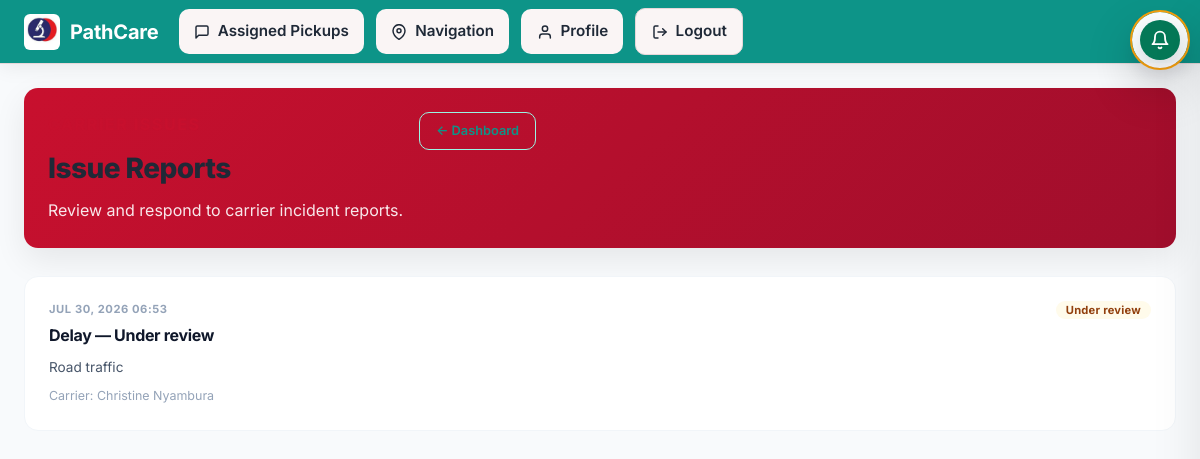
The page /carrier/issues/ (signed in) on the database its author committed.
### tracking/models.py (models this page shows, shortened)
class CarrierIssue(models.Model):
    class Category(models.TextChoices):
        ACCIDENT = "accident", "Accident"
        PUNCTURE = "puncture", "Puncture"
        DELAY = "delay", "Delay"
        VEHICLE = "vehicle", "Vehicle issue"
        OTHER = "other", "Other"
    class Status(models.TextChoices):
        REPORTED = "reported", "Reported"
        UNDER_REVIEW = "under_review", "Under review"
        RESOLVED = "resolved", "Resolved"
    id = models.UUIDField(primary_key=True, default=uuid.uuid4, editable=False)
    carrier = models.ForeignKey(
        "Carrier",
        on_delete=models.CASCADE,
        related_name="issues",
    )
    order = models.ForeignKey(
        "Order",
        on_delete=models.SET_NULL,
        null=True,
        blank=True,
        related_name="issues",
    )
    category = models.CharField(max_length=24, choices=Category.choices, default=Category.OTHER)
    description = models.TextField()
    status = models.CharField(max_length=32, choices=Status.choices, default=Status.REPORTED)
    created_at = models.DateTimeField(auto_now_add=True)
    updated_at = models.DateTimeField(auto_now=True)

class Carrier(models.Model):
    class Status(models.TextChoices):
        AVAILABLE = "available", "Available"
        ON_JOB = "on_job", "On job"
        OFFLINE = "offline", "Offline"
    id = models.UUIDField(primary_key=True, default=uuid.uuid4, editable=False)
    user = models.OneToOneField(
        settings.AUTH_USER_MODEL,
        on_delete=models.CASCADE,
        related_name="carrier_profile",
        null=True,
        blank=True,
    )
    phone = models.CharField(max_length=32)
    vehicle = models.OneToOneField(
        'Vehicle',
        on_delete=models.SET_NULL,
        null=True,
        blank=True,
        related_name='carrier',
    )
    vehicle_type = models.CharField(max_length=64, blank=True)
    vehicle_plate = models.CharField(max_length=32, blank=True)
    status = models.CharField(max_length=16, choices=Status.choices, default=Status.AVAILABLE)
    current_latitude = models.FloatField(null=True, blank=True)
    current_longitude = models.FloatField(null=True, blank=True)
    last_location_update = models.DateTimeField(null=True, blank=True)
    is_active = models.BooleanField(default=True)
    @property
    def display_name(self):
        try:
            user = self.user
        except Exception:
            return "Unnamed carrier"
        if user is None:
            return "Unnamed carrier"
        return user.get_full_name() or user.username

### accounts/models.py (models this page shows, shortened)
class User(AbstractUser):
    class Role(models.TextChoices):
        SUPER_ADMIN = "super_admin", "Super Admin"
        DISPATCHER = "dispatcher", "Dispatcher"
        CARRIER = "carrier", "Carrier"
        CLIENT = "client", "Client"
        LAB_STAFF = "lab_staff", "Lab Staff"
    role = models.CharField(max_length=20, choices=Role.choices, default=Role.DISPATCHER)
    phone = models.CharField(max_length=32, blank=True)
    department = models.CharField(max_length=100, blank=True)
    objects = PathcareUserManager()
    def is_carrier(self):
        return not self.is_superuser and self.role == self.Role.CARRIER

### tracking/views.py (the view)
# urls.py: path("carrier/issues/", views.carrier_issue_list, name="carrier_issue_list"),
@role_required("super_admin", "dispatcher", "carrier")
def carrier_issue_list(request):
    if request.user.is_carrier():
        carrier = getattr(request.user, "carrier_profile", None)
        issues = CarrierIssue.objects.filter(carrier=carrier)
    else:
        issues = CarrierIssue.objects.all()
    issues = issues.select_related("carrier__user", "order").order_by("-created_at")
    return render(request, "tracking/carrier_issue_list.html", {
        "issues": issues,
    })

### tracking/context_processors.py (called while the page is built)
def notifications(request):
    if not request.user.is_authenticated:
        return {}
    try:
        unread = Notification.objects.filter(user=request.user, is_read=False).count()
        recent = Notification.objects.filter(user=request.user).order_by("-created_at")[:10]
        return {"notifications_unread_count": unread, "notifications_list": recent}
    except Exception:
        return {}

### tracking/templates/tracking/carrier_issue_list.html (shortened to what this page needs)
{% extends "tracking/base.html" %}
{% block content %}
<div class="hero-card">
  <div style="display:flex;justify-content:space-between;align-items:flex-start;gap:var(--space-md);flex-wrap:wrap;">
    <div>
      <p class="eyebrow">Carrier Issues</p>
      <h1>Issue Reports</h1>
      <p>Review and respond to carrier incident reports.</p>
    </div>
    <a class="btn btn--outline btn--sm" href="{% url 'tracking:dashboard' %}">← Dashboard</a>
  </div>
</div>
{% if issues %}
  <div class="issue-list">
    {% for issue in issues %}
      <div class="issue-card">
        <div class="issue-card-header">
          <div>
            <p class="eyebrow">{{ issue.created_at|date:"M d, Y H:i" }}</p>
            <h2><a href="{% url 'tracking:carrier_issue_detail' issue.pk %}">{{ issue.get_category_display }} — {{ issue.get_status_display }}</a></h2>
          </div>
          <span class="badge badge--warning">{{ issue.get_status_display }}</span>
        </div>
        <p>{{ issue.description|linebreaksbr }}</p>
        <p class="meta">Carrier: {{ issue.carrier.display_name }}{% if issue.order %} · {{ issue.order.reference_code }}{% endif %}</p>
      </div>
    {% endfor %}
  </div>
{% endif %}
{% endblock %}

### tracking/static/tracking/css/style.css (style rules this page uses)
html { font-size: 16px; -webkit-font-smoothing: antialiased; -moz-osx-font-smoothing: grayscale; }
body { font-family: var(--font-sans); font-size: 1rem; line-height: 1.5; color: var(--text-main); }
:root { --font-sans: 'Inter', -apple-system, BlinkMacSystemFont, "Segoe UI", Roboto, sans-serif; --bg-primary: #FAF5F5; --bg-secondary: #FDE7EA; --panel-bg: #FFFFFF; --border-color: #E6D7D9; --text-main: #1F2937; --text-muted: #6B7280; --text-faint: #9CA3AF; --text-inverse: #FFFFFF; --primary: #C8102E; --primary-strong: #97001F; --primary-soft: #FDE7EA; --primary-hover: #A00E2C; --primary-soft-text: #7A0D24; --success: #2E7D32; --success-hover: #27692b; --success-soft: #E6F4EA; --success-soft-text: #165b2f; --warning: #ED6C02; --warning-hover: #d75a00; --warning-soft: #FFF4E6; --warning-soft-text: #7a3f00; --danger: #E74C3C; --danger-hover: #C0392B; --danger-soft: #FDF0EE; --danger-soft-text: #A0423C; --info: #546E7A; --shadow-sm: 0 1px 2px 0 rgba(0, 0, 0, 0.05); --shadow-md: 0 6px 18px rgba(16,24,40,0.06); --shadow-lg: 0 12px 30px rgba(16,24,40,0.08); --shadow-xl: 0 24px 60px rgba(16,24,40,0.10); --radius-sm: 8px; --radius-md: 12px; --radius-lg: 14px; --radius-xl: 20px; }
* { box-sizing: border-box; margin: 0; padding: 0; }
body { font-family: var(--font-sans); background-color: var(--bg-primary); color: var(--text-main); line-height: 1.5; -webkit-font-smoothing: antialiased; -moz-osx-font-smoothing: grayscale; }
.hero-card, .panel, .detail-card, .sidebar-panel, .alert-card, .mobile-card { background-color: var(--panel-bg); border: 1px solid var(--border-color); border-radius: var(--radius-lg); padding: 1.5rem; box-shadow: var(--shadow-md); margin-bottom: 1.75rem; transition: box-shadow 0.25s ease, transform 0.25s ease; }
.hero-card { display: flex; justify-content: space-between; align-items: center; gap: 2rem; background: linear-gradient(135deg, var(--primary) 0%, var(--primary-hover) 100%); color: var(--text-inverse); border: none; box-shadow: var(--shadow-lg); }
.hero-card h1 { font-size: 1.75rem; font-weight: 800; margin-bottom: 0.5rem; }
.hero-card p { opacity: 0.9; font-size: 1rem; max-width: 600px; }
h1, h2, h3, h4, h5, h6 { font-weight: 700; letter-spacing: -0.02em; color: var(--text-main); margin-bottom: 0.5rem; }
.eyebrow { text-transform: uppercase; letter-spacing: 0.1em; font-size: 0.75rem; color: var(--primary); font-weight: 700; margin-bottom: 0.5rem; }
html, body { min-width: 320px; width: 100%; overflow-x: hidden; }
body { min-height: 100vh; background: var(--bg-primary); color: var(--text-main); }

### tracking/static/tracking/css/notifications.css (style rules this page uses)
.badge { display: inline-flex; align-items: center; justify-content: center; min-width: 18px; height: 18px; padding: 0 5px; background-color: var(--danger); color: #ffffff; font-size: 0.7rem; font-weight: 700; border-radius: 9999px; line-height: 1; animation: badge-pulse 2s ease-in-out infinite; }

### tracking/templates/tracking/carrier_issue_list.html (style rules this page uses)
html, body { overflow-x: hidden; max-width: 100vw; }
.issue-list { display: flex; flex-direction: column; gap: var(--space-md); }
.issue-card { background: var(--color-surface); border: 1px solid var(--color-border-light); border-radius: var(--radius-lg); padding: var(--space-lg); transition: box-shadow var(--duration-fast) var(--ease-out); }
.issue-card-header { display: flex; justify-content: space-between; align-items: flex-start; gap: var(--space-md); flex-wrap: wrap; margin-bottom: var(--space-sm); }
.issue-card-header h2 { font-size: 1rem; font-weight: 700; margin: 0; }
.issue-card-header a { color: var(--color-text); text-decoration: none; }
.issue-card-header .eyebrow { font-size: .7rem; text-transform: uppercase; letter-spacing: .05em; color: var(--color-text-muted); margin: 0 0 4px; }
.issue-card p { font-size: .85rem; color: var(--color-text-secondary); margin: 0; line-height: 1.6; }
.issue-card .meta { font-size: .78rem; color: var(--color-text-muted); margin-top: 8px; }

### rows shown on the page
CarrierIssue: created_at "JUL 30, 2026 06:53", category "Delay", status "Under review", description "Road traffic", carrier.display_name "Christine Nyambura"
